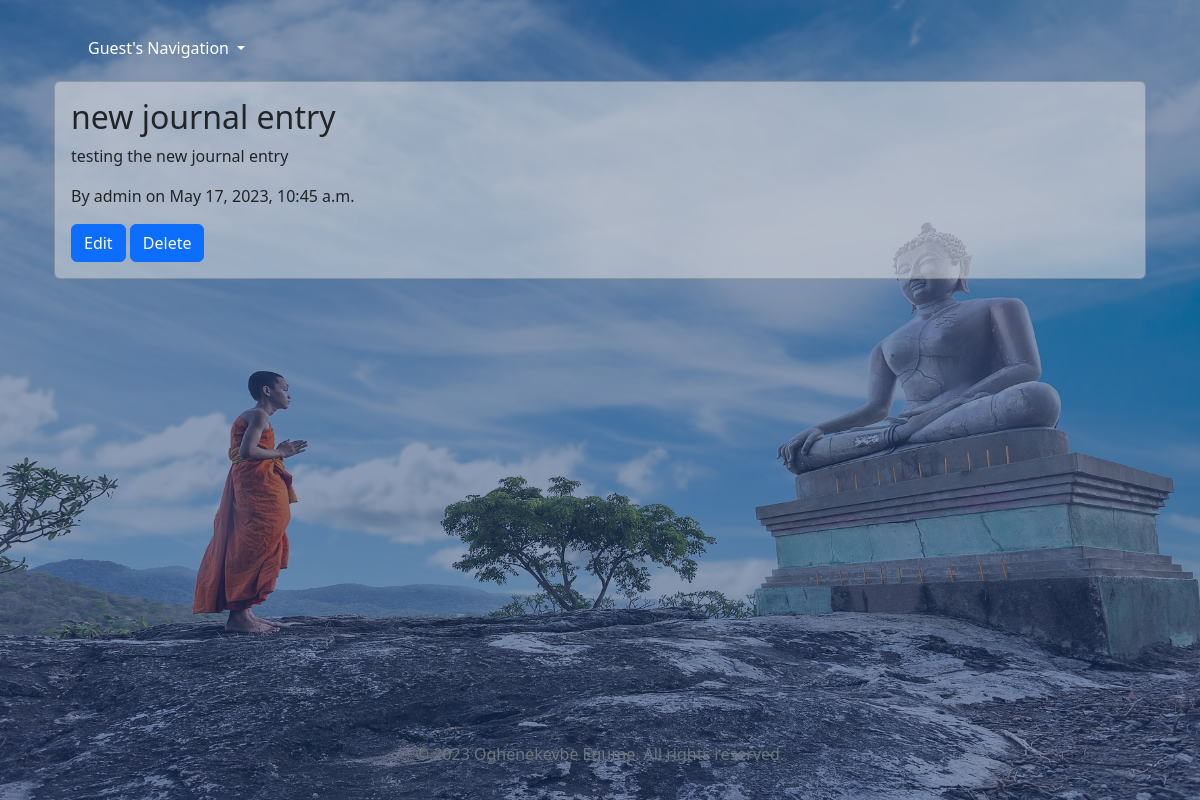
Page /journal_detail/9 on the committed database.
### life/models.py (models this page shows, shortened)
class JournalPost(models.Model):
    author = models.ForeignKey(User, on_delete=models.CASCADE)
    subject = models.CharField(max_length=225)
    body = models.TextField()
    date_added = models.DateTimeField(default=datetime.now, blank=True)
    class Meta:
        ordering = ['date_added']

### life/views.py (the view)
# urls.py: path("journal_detail/<str:pk>", JournalDetailView.as_view(), name="journal_detail"),
class JournalDetailView(DetailView):
    model = JournalPost
    template_name = "journal_detail.html"
    context_object_name = "post"

### life/templates/journal_detail.html (shortened to what this page needs)
{% extends 'base.html' %}
{% block content %}
<div class="container" style="min-height: 82vh; max-height: max-content;">
    <div class="row">
        <div class="col">
            <div class="card">
                <div class="card-body">
                    <h2>{{ post.subject }}</h2>
                    <p>{{ post.body|safe}}</p>
                    <p>By {{ post.author }} on {{ post.date_added}}</p>
                    <a href="{% url 'edit_journal' post.pk %} " class="btn btn-primary">Edit</a>
                    <a href="{% url 'delete_journal' post.pk %}" class="btn btn-primary">Delete</a>
                </div>
              </div>
        </div>
    </div>
</div>
{% endblock %}

### static/css/base.css (style rules this page uses)
body { background-size: cover; background-position: center; transition: background 0.5s ease-in-out; position: relative; min-height: 100vh; max-height: max-content; }

### life/templates/journal_detail.html (style rules this page uses)
.card { background-color: rgba(225, 225, 225, 0.5); margin-top: 5px; }

### rows in the picture
JournalPost: subject "new journal entry", body "testing the new journal entry", author "admin", date_added "May 17, 2023, 10:45 a.m."
